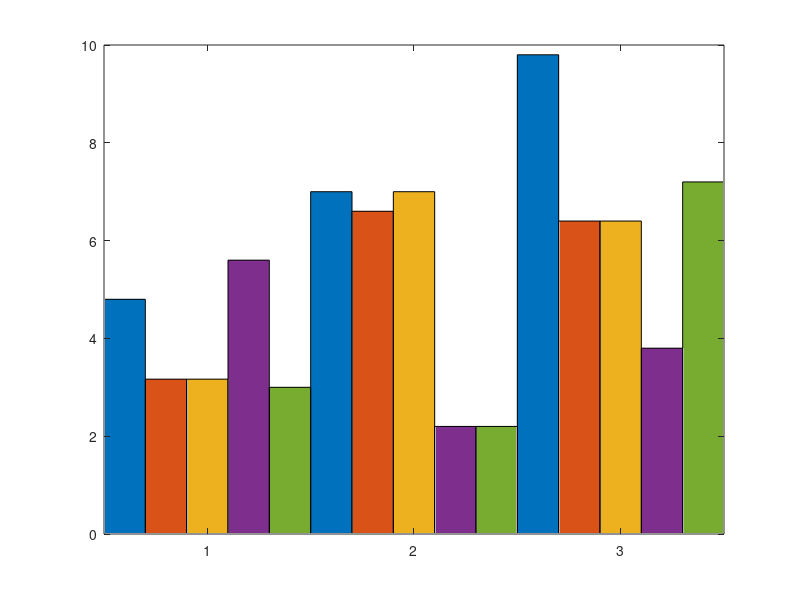

Source code (MATLAB): (Note: this script raises an error after producing the figure.)
%% MB-P Informal Tests

map = [1 2 3];

map_one_basic = [6 5 6 4 3];
mob_switch = [3 2 3 9 2];

map_two_basic = [7 7 6 8 7];
mtb_switch = [2 2 3 2 1];

map_three_basic = [10 10 10 9 10];
mthb_switch = [9 9 9 9 9];

av_1 = mean(map_one_basic);
av_1_s = mean(mob_switch);
av_2 = mean(map_two_basic);
av_2_s = mean(mtb_switch);
av_3 = mean(map_three_basic);
av_3_s = mean(mthb_switch);

sd_1 = std(map_one_basic);
sd_1_s = std(mob_switch);
sd_2 = std(map_two_basic);
sd_2_s = std(mtb_switch);
sd_3 = std(map_three_basic);
sd_3_s = std(mthb_switch);


standard_performance_average = [av_1 av_2 av_3];
standard_switch_average = [av_1_s av_2_s av_3_s];

standard_perf_sd = [sd_1 sd_2 sd_3];
standard_switch_sd = [sd_1_s sd_2_s sd_3_s];

% % Test Versions

ver_1_score_map_1 = [4 2 3 4 2 4]; av_1_sc_1 = mean(ver_1_score_map_1); sd_1_sc_1 = std(ver_1_score_map_1);
ver_1_switch_map_1 = [5 9 1 1 8 4]; av_1_sw_1 = mean(ver_1_switch_map_1); sd_1_sw_1 = std(ver_1_switch_map_1);

ver_2_score_map_1 = [3 3 4 2 4 3]; av_2_sc_1 = mean(ver_2_score_map_1); sd_2_sc_1 = std(ver_2_score_map_1);
ver_2_switch_map_1 = [12 1 1 9 1 2]; av_2_sw_1 = mean(ver_2_switch_map_1); sd_2_sw_1 = std(ver_2_switch_map_1);

ver_3_score_map_1 = [7 7 8 2 4]; av_3_sc_1 = mean(ver_3_score_map_1); sd_3_sc_1 = std(ver_3_score_map_1); % test 14 with new build, without end switching
ver_3_switch_map_1 = [3 2 2 9 8]; av_3_sw_1 = mean(ver_3_switch_map_1); sd_3_sw_1 = std(ver_3_switch_map_1);

ver_4_score_map_1 = [2 2 6 2 3]; av_4_sc_1 = mean(ver_4_score_map_1); sd_4_sc_1 = std(ver_4_score_map_1);
ver_4_switch_map_1 = [10 10 9 14 13]; av_4_sw_1 = mean(ver_4_switch_map_1); sd_4_sw_1 = std(ver_4_switch_map_1);

 % 

ver_1_score_map_2 = [9 5 7 7 5];  av_1_sc_2 = mean(ver_1_score_map_2); sd_1_sc_2 = std(ver_1_score_map_2); % these need redoing or rewriting,  2 from end and 2 from original
ver_1_switch_map_2 = [12 19 16 6 15]; av_1_sw_2 = mean(ver_1_switch_map_2); sd_1_sw_2 = std(ver_1_switch_map_2);

ver_2_score_map_2 = [7 7 7 6 8]; av_2_sc_2 = mean(ver_2_score_map_2); sd_2_sc_2 = std(ver_2_score_map_2);
ver_2_switch_map_2 = [6 9 15 9 8 10]; av_2_sw_2 = mean(ver_2_switch_map_2); sd_2_sw_2 = std(ver_2_switch_map_2);

ver_3_score_map_2 = [2 2 2 3 2]; av_3_sc_2 = mean(ver_3_score_map_2); sd_3_sc_2 = std(ver_3_score_map_2);
ver_3_switch_map_2 = [1 1 1 1 1]; av_3_sw_2 = mean(ver_3_switch_map_2); sd_3_sw_2 = std(ver_3_switch_map_2);

ver_4_score_map_2 = [3 3 2 2 1]; av_4_sc_2 = mean(ver_4_score_map_2); sd_4_sc_2 = std(ver_4_score_map_2);
ver_4_switch_map_2 = [4 4 1 2 2]; av_4_sw_2 = mean(ver_4_switch_map_2); sd_4_sw_2 = std(ver_4_switch_map_2);

%

ver_1_score_map_3 = [3 9 7 7 6];  av_1_sc_3 = mean(ver_1_score_map_3); sd_1_sc_3 = std(ver_1_score_map_3);
ver_1_switch_map_3 = [56 9 9 9 9]; av_1_sw_3 = mean(ver_1_switch_map_3); sd_1_sw_3 = std(ver_1_switch_map_3);

ver_2_score_map_3 = [3 4 4 9 6]; av_2_sc_3 = mean(ver_1_score_map_3); sd_2_sc_3 = std(ver_2_score_map_3);
ver_2_switch_map_3 = [51 48 57 9 9]; av_2_sw_3 = mean(ver_2_switch_map_3); sd_2_sw_3 = std(ver_2_switch_map_3);

ver_3_score_map_3 = [2 7 3 4 3]; av_3_sc_3 = mean(ver_3_score_map_3); sd_3_sc_3 = std(ver_3_score_map_3);
ver_3_switch_map_3 = [30 9 22 23 26]; av_3_sw_3 = mean(ver_3_switch_map_3); sd_3_sw_3 = std(ver_3_switch_map_3);

ver_4_score_map_3 = [7 6 10 7 6]; av_4_sc_3 = mean(ver_4_score_map_3); sd_4_sc_3 = std(ver_4_score_map_3);
ver_4_switch_map_3 = [9 9 9 9 9]; av_4_sw_3 = mean(ver_4_switch_map_3); sd_4_sw_3 = std(ver_4_switch_map_3);

% Test Data Collected

ver_1_score = [av_1_sc_1 av_1_sc_2 av_1_sc_3];
ver_1_switch = [av_1_sw_1 av_1_sw_2 av_1_sw_3];

ver_1_sd_score = [sd_1_sc_1 sd_1_sc_2 sd_1_sc_3];
ver_1_sd_switch = [sd_1_sw_1 sd_1_sw_2 sd_1_sw_3];

ver_2_score = [av_2_sc_1 av_2_sc_2 av_2_sc_3];
ver_2_switch = [av_2_sw_1 av_2_sw_2 av_2_sw_3];

ver_2_sd_score = [sd_2_sc_1 sd_2_sc_2 sd_2_sc_3];
ver_2_sd_switch = [sd_2_sw_1 sd_2_sw_2 sd_2_sw_3];

ver_3_score = [av_3_sc_1 av_3_sc_2 av_3_sc_3];
ver_3_switch = [av_3_sw_1 av_3_sw_2 av_3_sw_3];

ver_3_sd_score = [sd_3_sc_1 sd_3_sc_2 sd_3_sc_3];
ver_3_sd_switch = [sd_3_sw_1 sd_3_sw_2 sd_3_sw_3];

ver_4_score = [av_4_sc_1 av_4_sc_2 av_4_sc_3];
ver_4_switch = [av_4_sw_1 av_4_sw_2 av_4_sw_3];

ver_4_sd_score = [sd_4_sc_1 sd_4_sc_2 sd_4_sc_3];
ver_4_sd_switch = [sd_4_sw_1 sd_4_sw_2 sd_4_sw_3];

% % Plots
% 
x = map;
% figure;
% subplot(1,2,1);
% plot(x, standard_performance_average)
% hold on
% plot(x, ver_1_score)
% plot(x, ver_2_score)
% plot(x, ver_3_score)
% plot(x, ver_4_score)
% 
% subplot(1,2,2);
% plot(x, standard_switch_average)
% hold on
% plot(x, ver_1_switch)
% plot(x, ver_2_switch)
% plot(x, ver_3_switch)
% plot(x, ver_4_switch)

%

map_one = [standard_performance_average(1) ver_1_score(1) ver_2_score(1) ver_3_score(1) ver_4_score(1)];
map_two = [standard_performance_average(2) ver_1_score(2) ver_2_score(2) ver_3_score(2) ver_4_score(2)];
map_three = [standard_performance_average(3) ver_1_score(3) ver_2_score(3) ver_3_score(3) ver_4_score(3)];

map_one_switch = [standard_switch_average(1) ver_1_switch(1) ver_2_switch(1) ver_3_switch(1) ver_4_switch(1)];
map_two_switch = [standard_switch_average(2) ver_1_switch(2) ver_2_switch(2) ver_3_switch(2) ver_4_switch(2)];
map_three_switch = [standard_switch_average(3) ver_1_switch(3) ver_2_switch(3) ver_3_switch(3) ver_4_switch(3)];

map_one_sd = [standard_perf_sd(1) ver_1_sd_score(1) ver_2_sd_score(1) ver_3_sd_score(1) ver_4_sd_score(1)];
map_two_sd = [standard_perf_sd(2) ver_1_sd_score(2) ver_2_sd_score(2) ver_3_sd_score(2) ver_4_sd_score(2)];
map_three_sd = [standard_perf_sd(3) ver_1_sd_score(3) ver_2_sd_score(3) ver_3_sd_score(3) ver_4_sd_score(3)];

% map_one_sd_switch = [standard_switch_sd(1) ver_1_sd_switch(1) ver_2_sd_switch(1) ver_3_sd_switch(1) ver_4_sd_switch (1)];
% map_two_sd_switch = [standard_switch_sd(2) ver_1_sd_switch(2) ver_2_sd_switch(2) ver_3_sd_switch(2) ver_4_sd_switch (2)];
% map_three_sd_switch = [standard_switch_sd(3) ver_1_sd_switch(3) ver_2_sd_switch(3) ver_3_sd_switch(3) ver_4_sd_switch (3)];

map_one_sd_switch = [0.7071 3.3862 4.8854 3.4205 2.1679];
map_two_sd_switch = [1.3038 4.9295 3.0166 0 1.3416];
map_three_sd_switch = [0.4472 21.0190 23.7739 7.9057 0];

% figure;
% % subplot(1,2,1);
% % Y = [standard_performance_average
% %      ver_1_score
% %      ver_2_score
% %      ver_3_score
% %      ver_4_score];
% Y = [map_one
%      map_two
%      map_three];
% bar(Y)
% legend('Non-Stressed Switcher', 'Stressed Switcher V.1', 'Stressed Switcher V.2', 'Stressed Switcher V.3', 'Stressed Switcher V.4')
% hold on
% errorbar(map_one, map_one_sd)
% errorbar(map_two, map_two_sd)
% errorbar(map_three, map_three_sd)
% hold off
% grid
% 
% % subplot(1,2,2);
% figure;
% Y = [map_one_switch
%      map_two_switch
%      map_three_switch];
% bar(Y)
% legend('Non-Stressed Switcher', 'Stressed Switcher V.1', 'Stressed Switcher V.2', 'Stressed Switcher V.3', 'Stressed Switcher V.4')
% hold on
% errorbar(map_one_switch, map_one_sd_switch)
% errorbar(map_two_switch, map_two_sd_switch)
% errorbar(map_three_switch, map_three_sd_switch)
% hold off
% grid

% Trying to get the error bars on the bars...
% ------------------------ Score Data ----------------------------

% Data to be plotted as a bar graph
model_series = [map_one; map_two; map_three];

%Data to be plotted as the error bars
model_error = [map_one_sd; map_two_sd; map_three_sd];

% Creating axes and the bar graph
ax = axes;
h = bar(model_series,'BarWidth',1);

% Set color for each bar face
% h(1).FaceColor = 'blue';
% h(2).FaceColor = 'yellow';

% Properties of the bar graph as required
ax.YGrid = 'on';
ax.GridLineStyle = '-';
xticks(ax,[1 2 3]);

% Naming each of the bar groups
xticklabels(ax,{ 'Test-14', 'Test-7', 'Test-9'});

% X and Y labels
xlabel ('Map Number');
ylabel ('Average Score (/10)');

% Creating a legend and placing it outside the bar plot
lg = legend('Non-Stressed Switcher','Stressed Switcher V.1','Stressed Switcher V.2','Stressed Switcher V.3','Stressed Switcher V.4','AutoUpdate','off');
lg.Location = 'EastOutside';
lg.Orientation = 'Vertical'; 
hold on;

% Finding the number of groups and the number of bars in each group
ngroups = size(model_series, 1);
nbars = size(model_series, 2);

% Calculating the width for each bar group
groupwidth = min(0.8, nbars/(nbars + 1.5));

% Set the position of each error bar in the centre of the main bar
% Based on barweb.m by Bolu Ajiboye from MATLAB File Exchange
for i = 1:nbars
    % Calculate center of each bar
    x = (1:ngroups) - groupwidth/2 + (2*i-1) * groupwidth / (2*nbars);
    errorbar(x, model_series(:,i), model_error(:,i), 'k', 'linestyle', 'none');
end

% ------------------------ Switch Data ----------------------------
figure;
% Data to be plotted as a bar graph
model_series = [map_one_switch; map_two_switch; map_three_switch];

%Data to be plotted as the error bars
model_error = [map_one_sd_switch; map_two_sd_switch; map_three_sd_switch];

% Creating axes and the bar graph
ax = axes;
h = bar(model_series,'BarWidth',1);

% Set color for each bar face
% h(1).FaceColor = 'blue';
% h(2).FaceColor = 'yellow';

% Properties of the bar graph as required
ax.YGrid = 'on';
ax.GridLineStyle = '-';
xticks(ax,[1 2 3]);

% Naming each of the bar groups
xticklabels(ax,{ 'Test-14', 'Test-7', 'Test-9'});

% X and Y labels
xlabel ('Map Number');
ylabel ('Average Number of Times Strategies Switched (n)');

% Creating a legend and placing it outside the bar plot
lg = legend('Non-Stressed Switcher','Stressed Switcher V.1','Stressed Switcher V.2','Stressed Switcher V.3','Stressed Switcher V.4','AutoUpdate','off');
lg.Location = 'EastOutside';
lg.Orientation = 'Vertical';
hold on;

% Finding the number of groups and the number of bars in each group
ngroups = size(model_series, 1);
nbars = size(model_series, 2);

% Calculating the width for each bar group
groupwidth = min(0.8, nbars/(nbars + 1.5));

% Set the position of each error bar in the centre of the main bar
% Based on barweb.m by Bolu Ajiboye from MATLAB File Exchange
for i = 1:nbars
    % Calculate center of each bar
    x = (1:ngroups) - groupwidth/2 + (2*i-1) * groupwidth / (2*nbars);
    errorbar(x, model_series(:,i), model_error(:,i), 'k', 'linestyle', 'none');
end